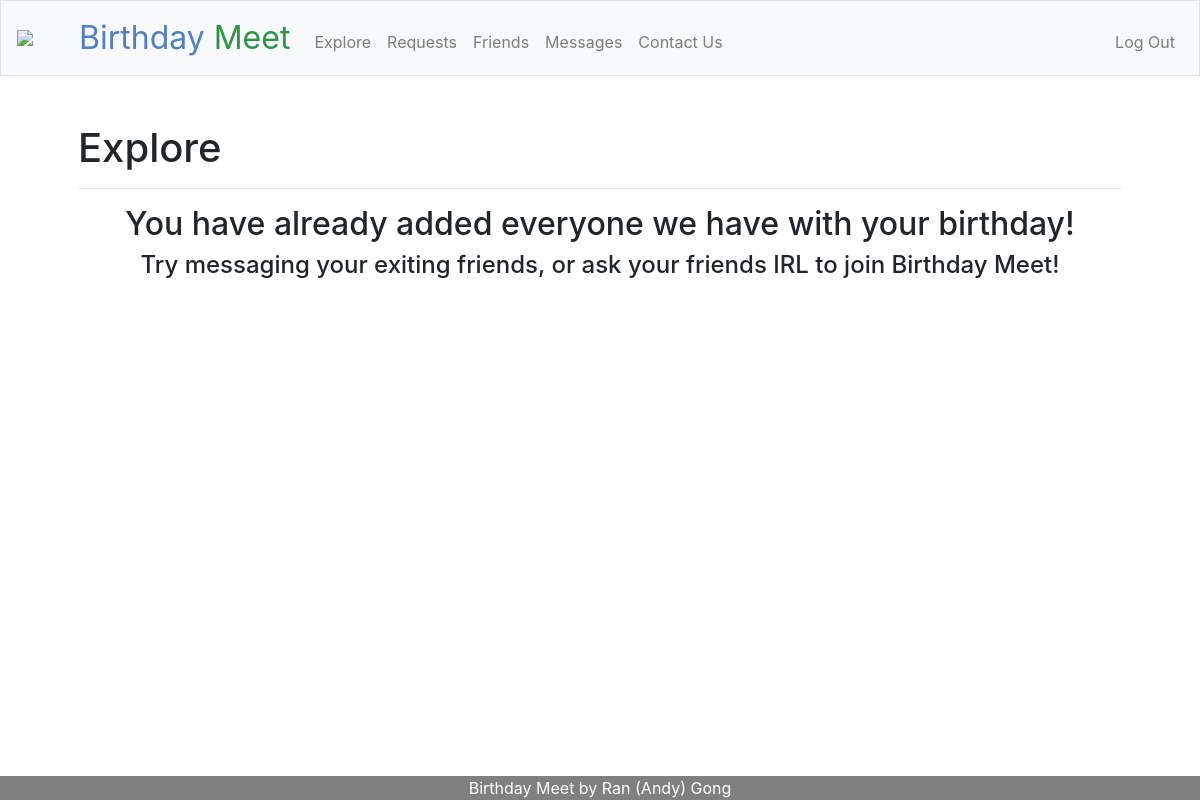
Page /explore (signed in) on the earlier database version.
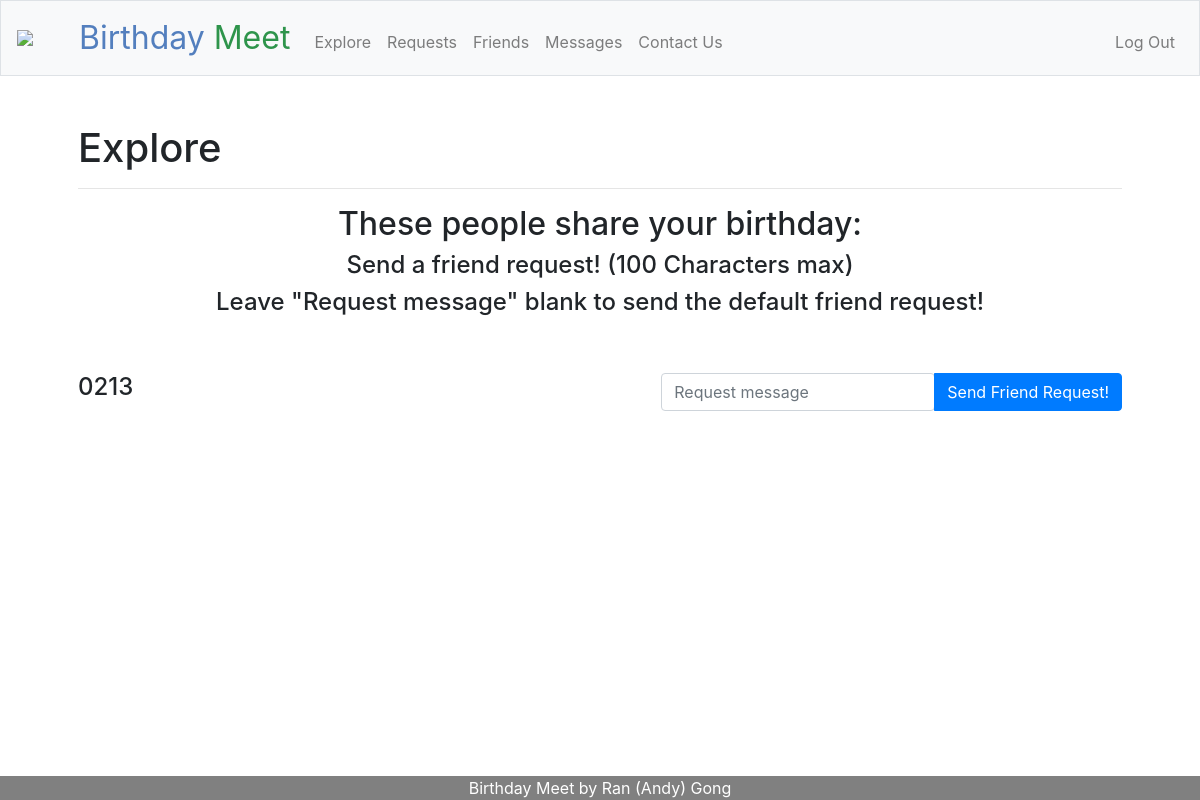
Same page on the later database version.
### tables this page shows
CREATE TABLE users (id INTEGER, username TEXT NOT NULL, hash TEXT NOT NULL, month INTEGER NOT NULL, day INTEGER NOT NULL, PRIMARY KEY(id));

### app.py (the view, shortened to what this page needs)
@app.route("/explore", methods=["GET", "POST"])
@login_required
def explore():
    list_of_potential_friends = []
    current_user_info = db.execute("SELECT * FROM users WHERE id = ?", session.get("user_id"))[0]
    month = current_user_info["month"]
    day = current_user_info["day"]
    list_of_users_with_same_birthday = db.execute("SELECT * FROM users WHERE month = ? AND day = ? AND id != ?", month, day, session.get("user_id"))
    for user_with_same_birthday in list_of_users_with_same_birthday:
        if len(db.execute("SELECT * FROM requests WHERE sender_id = ? AND receiver_id = ?", session.get("user_id"), user_with_same_birthday.get("id"))) != 0:
            continue
        if len(db.execute("SELECT * FROM friends WHERE (user_1_id = ? AND user_2_id = ?) OR (user_1_id = ? AND user_2_id = ?)", session.get("user_id"), user_with_same_birthday.get("id"), user_with_same_birthday.get("id"), session.get("user_id"))) != 0:
            continue
        list_of_potential_friends.append({
            "username": user_with_same_birthday.get("username"),
            "id": user_with_same_birthday.get("id")
        })
    list_of_potential_friends.sort(key = lambda l: l["username"])
    return render_template("explore.html", list_of_potential_friends=list_of_potential_friends)

### app.py (called while the page is built)
@app.after_request
def after_request(response):
    response.headers["Cache-Control"] = "no-cache, no-store, must-revalidate"
    response.headers["Expires"] = 0
    response.headers["Pragma"] = "no-cache"
    return response

def login_required(f):
    @wraps(f)
    def decorated_function(*args, **kwargs):
        if session.get("user_id") is None:
            flash("You are currently not logged in!")
            return redirect("/login")
        return f(*args, **kwargs)
    return decorated_function

### templates/explore.html (shortened to what this page needs)
{% extends "layout.html" %}
{% block main %}
<h1 class="display-5 fw-bold">Explore</h1>
<hr>
{% if list_of_potential_friends %}
    <h2 class="display-5 align-center">These people share your birthday:</h2>
    <h4 class="display-5 fw-bold align-center">Send a friend request! (100 Characters max)</h2>
    <h4 class="display-5 fw-bold align-center">Leave "Request message" blank to send the default friend request!</h2>
    <br>
    <br>
    {% for potential_friend in list_of_potential_friends %}
        <form action="/explore" method="post">
                <h4>
                    <span>{{ potential_friend.username }}</span>
                    <div class="float-right">
                        <div class="input-group mb-3">
                            <div class="col-xs-12">
                                <input type="search" class="form-control" autocomplete="off" name="request_message" placeholder="Request message" type="text">
                            </div>
                            <div class="input-group-append">
                                <button class="btn btn-primary" type="submit">Send Friend Request!</button>
                            </div>
                        </div>
                    </div>
                </h4>
        </form>
        <br>
    {% endfor %}
{% else %}
    <h2 class="display-5 fw-bold align-center">You have already added everyone we have with your birthday!</h2>
    <h4 class="display-5 fw-bold align-center">Try messaging your exiting friends, or ask your friends IRL to join Birthday Meet!</h4>
{% endif %}
{% endblock %}

### templates/layout.html (shortened to what this page needs)
<!DOCTYPE html>
<html lang="en">
    <head>
        <link rel="stylesheet" href="https://cdn.jsdelivr.net/npm/bootstrap@4.5.3/dist/css/bootstrap.min.css">
        <link href="/static/styles.css" rel="stylesheet">
    </head>
    <body>
        <nav class="navbar navbar-expand-md navbar-light bg-light border">
            <a class="navbar-brand" href="/">
                <div class="logo-image">
                    <img src="/static/cake-sign-icon-vector-23782623.jpg" class="img-fluid">
                </div>
            </a>
            <a class="navbar-brand" href="/">
                <span class="blue">Birthday</span> <span class="green">Meet</span>
            </a>
            <div class="collapse navbar-collapse" id="navbar">
                {% if session.user_id %}
                    <ul class="navbar-nav mr-auto mt-2">
                        <li class="nav-item"><a class="nav-link" href="/explore">Explore</a></li>
                        <li class="nav-item"><a class="nav-link" href="/requests">Requests</a></li>
                        <li class="nav-item"><a class="nav-link" href="/friends">Friends</a></li>
                        <li class="nav-item"><a class="nav-link" href="/messages">Messages</a></li>
                        <li class="nav-item"><a class="nav-link" href="/contact">Contact Us</a></li>
                    </ul>
                    <ul class="navbar-nav ml-auto mt-2">
                        <li class="nav-item"><a class="nav-link" href="/logout">Log Out</a></li>
                    </ul>
                {% else %}
                    <ul class="navbar-nav ml-auto mt-2">
                        <li class="nav-item"><a class="nav-link" href="/register">Register</a></li>
                        <li class="nav-item"><a class="nav-link" href="/login">Log In</a></li>
                    </ul>
                {% endif %}
            </div>
        </nav>
        <main class="container p-5">
            {% block main %}{% endblock %}
        </main>
        <footer class="text-center">
            Birthday Meet by Ran (Andy) Gong
        </footer>
    </body>
</html>

### static/styles.css (style rules this page uses)
nav .navbar-brand { font-size: xx-large; }
nav .navbar-brand .blue { color: #537fbe; }
nav .navbar-brand .green { color: #2e944b; }
footer { position: fixed; left: 0; bottom: 0; width: 100%; background-color: grey; color: white; text-align: center; }
.logo-image { width: 46px; height: 46px; border-radius: 30%; overflow: hidden; margin-top: -6px; }
.align-center { text-align: center; }

Differences in the rows shown:
added users: username "0213"
Other differences:
text no longer shown: "You have already added everyone we have with your birthday! Try messaging your exiting friends, or ask your friends IRL to join Birthday Meet!"
text now shown: "These people share your birthday: Send a friend request! (100 Characters max) Leave \"Request message\" blank to send the default friend request!"
